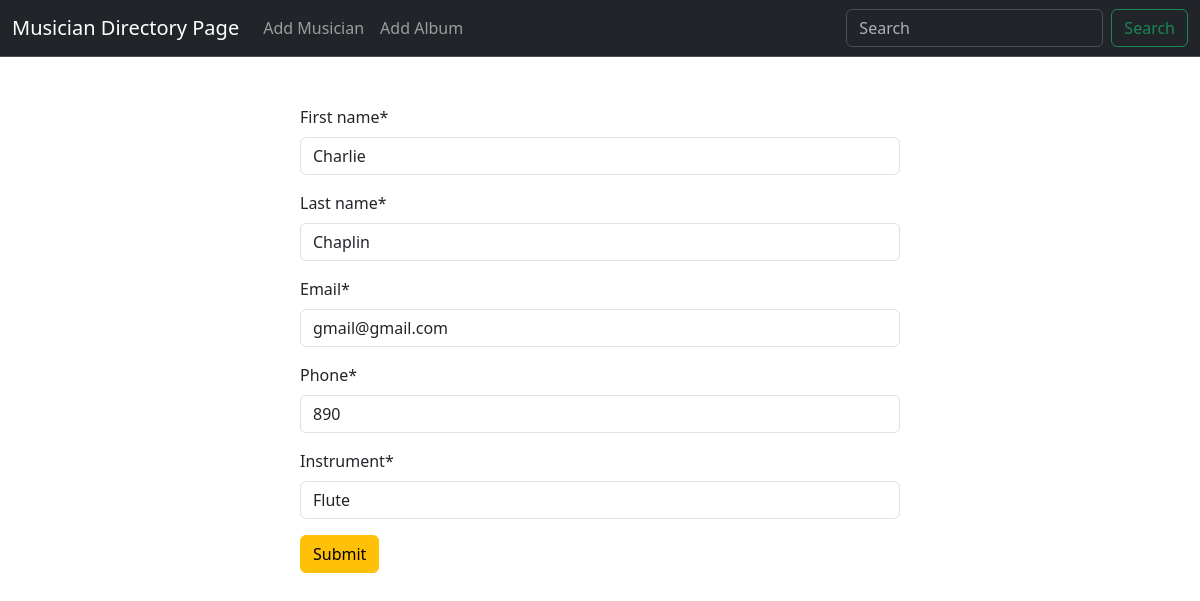
/musician/edit/5, run on the app's committed database.
### Musicians_directory/models.py (models this page shows, shortened)
class Musician(models.Model):
    first_name = models.CharField(max_length=50)
    last_name = models.CharField(max_length=50)
    email = models.EmailField()
    phone = models.CharField(max_length=20)
    instrument = models.CharField(max_length=50)

### Musicians_directory/views.py (the view)
# urls.py: path('edit/<int:id>', views.edit_musician,name="edit_musician"),
def edit_musician(request,id):
    musician = models.Musician.objects.get(pk=id)
    musician_form = forms.MusicianForm(instance=musician)
    if request.method == 'POST':
        musician_form = forms.MusicianForm(request.POST, instance=musician)
        if musician_form.is_valid():
            musician_form.save()
            return redirect('homepage')
    return render(request,'add_musician.html', {'form': musician_form})

### Musicians_directory/forms.py
class MusicianForm(forms.ModelForm):
    class Meta:
        model = Musician
        fields ="__all__"

### Musicians_directory/templates/add_musician.html (shortened to what this page needs)
{% extends "base.html" %}
{% block content %}
{% load crispy_forms_tags %}
<form class="w-50 mx-auto mt-5" method = "post">
    {{form|crispy}}
    <button class="btn btn-warning">Submit</button>
</form>
{% endblock%}

### data on the page
Musician: first_name "Charlie", last_name "Chaplin", email "gmail@gmail.com", phone "890", instrument "Flute"
